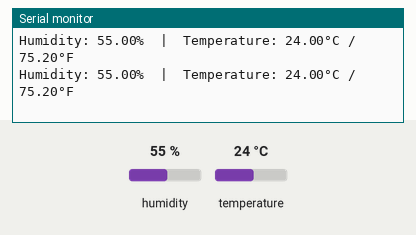
This sketch was run on a simulated Arduino Uno, built with avr-gcc and run on an emulated ATmega328P. Shown: the last lines printed to the serial monitor. The test bench sets the inputs (shaded band); at power-on: humidity 55 %, temperature 24 °C.

Above: at 2.8 s.
2.9 s: humidity set to 22 %
At 5.2 s:
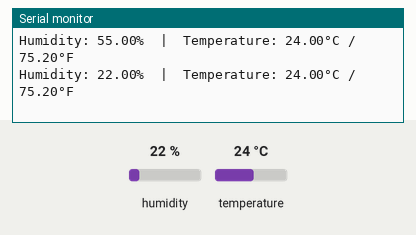
5.6 s: temperature set to 12 °C
At 7.6 s:
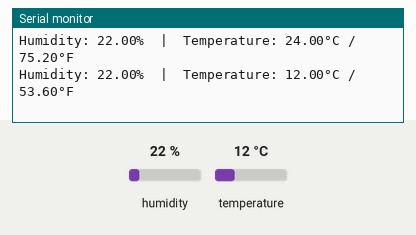
8.3 s: humidity set to 40 %
At 11.3 s:
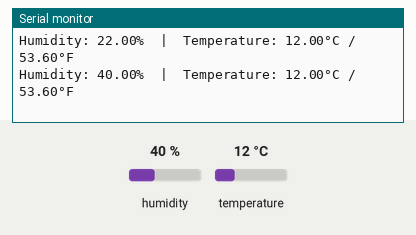
Timing chart, 0 to 12.8 s (numbered marks = the images above; inputs shaded):
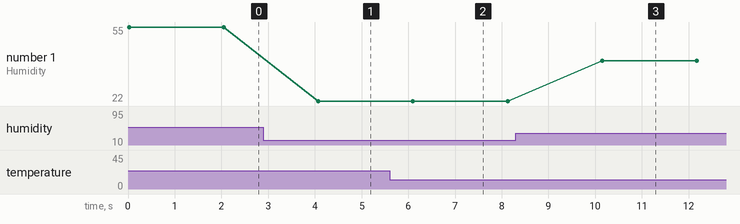

Measured:
- after the input at 2.9 s, the serial monitor: prints a new line after 1.2 s (image 1)
- after the input at 5.6 s, the serial monitor: prints a new line after 0.50 s (image 2)
- after the input at 8.3 s, the serial monitor: prints a new line after 1.8 s (image 3)
- plotted number 1: 55 → 22 after the input at 2.9 s, 22 → 40 after the input at 8.3 s

The sketch:

dht11.ino
```cpp
/**
 * dht11
 *
 * This was written for the CS427 class at the University of Portland - Internet of Things.
 * The DHT11 provided may either have 4 pins or 3 pins; this program works with the version
 * with 3 pins.
 *
 * Required Libraries:
 * - DHT sensor library (by Adafruit)
 */

// include the DHT library
#include <DHT.h>

// define the DHT sensor
#define DHT_PIN 14
#define DHT_TYPE DHT11

// create a DHT object to represent data from the sensor
DHT dht_sensor(DHT_PIN, DHT_TYPE);

void setup() {
  // begin Serial communication on 115200 baud channel
  Serial.begin(115200);

  // start the DHT sensory
  dht_sensor.begin();
}

void loop() {
  // read humidity
  float humi  = dht_sensor.readHumidity();
  // read temperature in Celsius
  float tempC = dht_sensor.readTemperature();
  // read temperature in Fahrenheit
  float tempF = dht_sensor.readTemperature(true);

  // check whether the reading is successful or not
  if( isnan(tempC) || isnan(tempF) || isnan(humi) ){
    // if any of the data received is nan (failed), print error message
    Serial.println("Failed to read from DHT sensor!");
  }else{
    // if all of the data is successfully read, print to Serial monitor
    Serial.print("Humidity: ");
    Serial.print(humi);
    Serial.print("%");

    Serial.print("  |  ");

    Serial.print("Temperature: ");
    Serial.print(tempC);
    Serial.print("°C / ");
    Serial.print(tempF);
    Serial.println("°F");
  }

  // wait 2000ms
  delay(2000);
}
```
